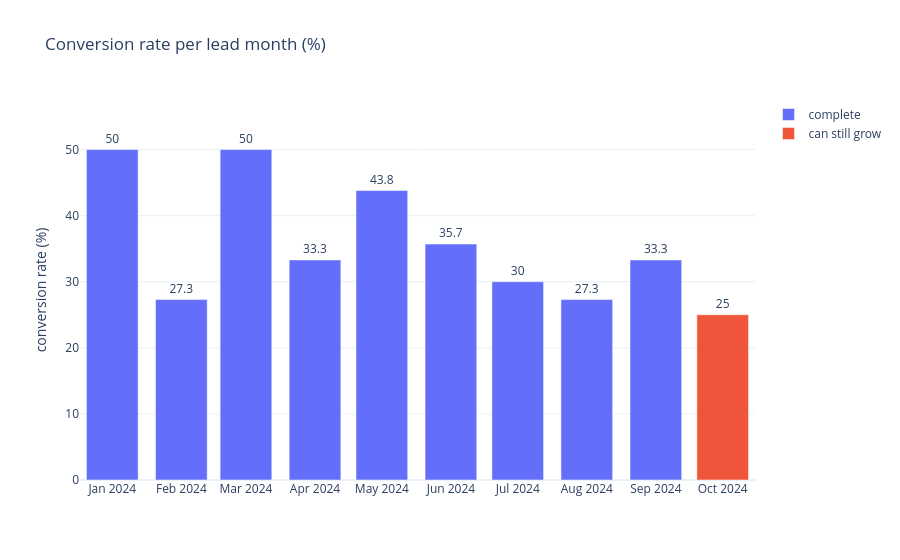

Notebook code for this chart:
### Code cell
fig = px.bar(
    monthly,
    x="lead_month",
    y="conversion_rate_pct",
    color="month_status",
    text_auto=True,
    title="Conversion rate per lead month (%)",
    labels={"lead_month": "", "conversion_rate_pct": "conversion rate (%)", "month_status": ""},
)
fig.update_traces(textposition="outside")
fig.update_xaxes(dtick="M1", tickformat="%b %Y")
fig.update_yaxes(range=[0, monthly["conversion_rate_pct"].max() * 1.15])
fig.show()

### Figure 1 — Plotly figure (JSON) as saved in the notebook; plotly's stock layout.template omitted (floating-point values rounded to 4 significant figures)
{"data": [{"hovertemplate": "=%{x}<br>conversion rate (%)=%{y}<extra></extra>", "legendgroup": "complete", "marker": {"color": "#636efa", "pattern": {"shape": ""}}, "name": "complete", "orientation": "v", "showlegend": true, "textposition": "outside", "texttemplate": "%{y}", "type": "bar", "x": ["2024-01-01T00:00:00", "2024-02-01T00:00:00", "2024-03-01T00:00:00", "2024-04-01T00:00:00", "2024-05-01T00:00:00", "2024-06-01T00:00:00", "2024-07-01T00:00:00", "2024-08-01T00:00:00", "2024-09-01T00:00:00"], "xaxis": "x", "y": [50.0, 27.3, 50.0, 33.3, 43.8, 35.7, 30.0, 27.3, 33.3], "yaxis": "y"}, {"hovertemplate": "=%{x}<br>conversion rate (%)=%{y}<extra></extra>", "legendgroup": "can still grow", "marker": {"color": "#EF553B", "pattern": {"shape": ""}}, "name": "can still grow", "orientation": "v", "showlegend": true, "textposition": "outside", "texttemplate": "%{y}", "type": "bar", "x": ["2024-10-01T00:00:00"], "xaxis": "x", "y": [25.0], "yaxis": "y"}], "layout": {"barmode": "relative", "legend": {"title": {"text": ""}, "tracegroupgap": 0}, "title": {"text": "Conversion rate per lead month (%)"}, "xaxis": {"anchor": "y", "domain": [0.0, 1.0], "dtick": "M1", "tickformat": "%b %Y", "title": {"text": ""}}, "yaxis": {"anchor": "x", "domain": [0.0, 1.0], "range": [0, 57.5], "title": {"text": "conversion rate (%)"}}}}
